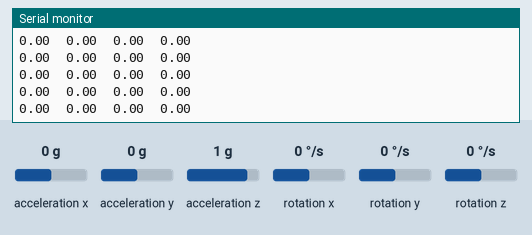
A sketch run on a simulated Arduino Nano 33 BLE. On the bench: the last lines printed to the serial monitor. The test bench sets the inputs (shaded band); at power-on: rotation y 0 °/s, acceleration x 0 g, acceleration y 0 g, acceleration z 1 g, rotation x 0 °/s, rotation z 0 °/s.

Above: at 4.5 s.
4.6 s: rotation y set to 192 °/s
At 5.7 s:
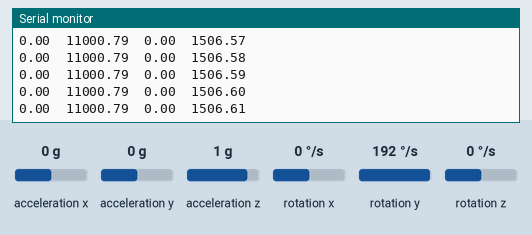
7.6 s: acceleration x set to -1.4 g
At 8.5 s:
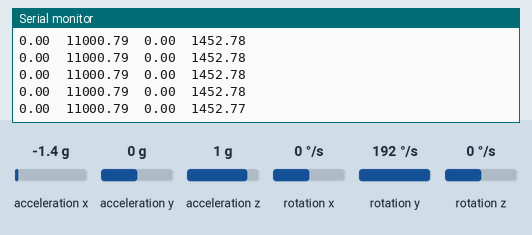
9.1 s: acceleration y set to -1.4 g
At 10.1 s:
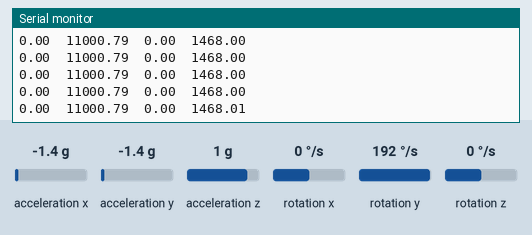
Timing chart, 0 to 10.3 s (numbered marks = the images above; inputs shaded):
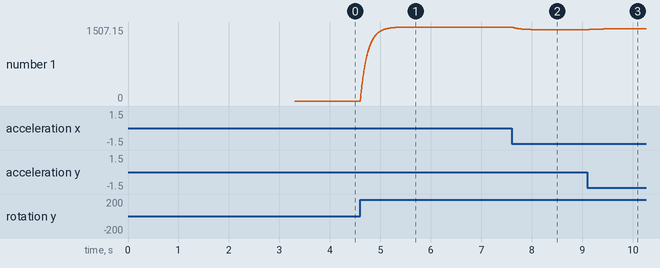

The sketch:

GyroAngle.ino
```cpp
#include "Arduino_BMI270_BMM150.h"
#include <math.h>

unsigned long previous_time;
float pitch_angle = 0;
float gyro_y_offset = 0;
float alpha = 0.98; // Complementary filter coefficient

void setup() {
  Serial.begin(115200);
  while (!Serial);
  Serial.println("Started");

  if (!IMU.begin()) {
    Serial.println("Failed to initialize IMU!");
    while (1);
  }

  Serial.println("Calibrating gyroscope...");
  int samples = 1000;
  float sum_y = 0;

  for (int i = 0; i < samples; i++) {
    float x, y, z;
    while (!IMU.gyroscopeAvailable());
    IMU.readGyroscope(x, y, z);
    sum_y += y;
    delay(2);
  }

  gyro_y_offset = sum_y / samples;
  Serial.print("Gyro Y Offset: ");
  Serial.println(gyro_y_offset, 6);

  Serial.println("X\tY\tZ\tPitch Angle");
  previous_time = micros();
}

void loop() {
  float x, y, z, ax, ay, az;

  if (IMU.gyroscopeAvailable() && IMU.accelerationAvailable()) {
    IMU.readGyroscope(x, y, z);
    IMU.readAcceleration(ax, ay, az);

    y = (y - gyro_y_offset) * 180.0 / PI; // Convert to degrees/sec and remove offset

    unsigned long current_time = micros();
    float delta_T = (current_time - previous_time) / 1000000.0; // Convert to seconds
    previous_time = current_time;

    // Gyroscope integration
    float gyro_angle = pitch_angle + (y * delta_T);

    // Accelerometer-based angle estimation
    float accel_angle = atan2(ax, sqrt(ay * ay + az * az)) * 180.0 / PI;

    // Complementary filter: Combine gyroscope and accelerometer readings
    pitch_angle = alpha * gyro_angle + (1 - alpha) * accel_angle;

    Serial.print(x);
    Serial.print('\t');
    Serial.print(y);
    Serial.print('\t');
    Serial.print(z);
    Serial.print('\t');
    Serial.println(pitch_angle);
  }
}
```

Measured:
- after the input at 4.6 s, the serial monitor: prints a new line at once (image 1)
- plotted number 1: 0 → 1507.15 after the input at 4.6 s
